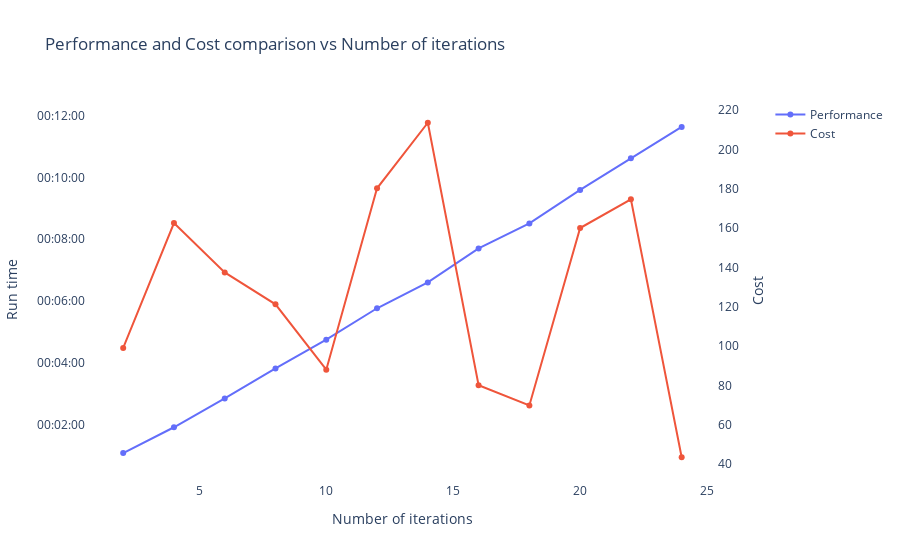

The notebook cell saved with this chart:
### Code cell
fig = make_subplots(specs=[[{"secondary_y": True}]])

fig.add_trace(go.Scatter(x= df3['iteration'], y= pd.to_datetime(df3['execution_time'], unit='s'), name= 'Performance'),secondary_y=False)
fig.add_trace(go.Scatter(x= df3['iteration'], y= abs(df3['best_cost']), name= 'Cost'), secondary_y= True)

fig.update_layout(
    title= 'Performance and Cost comparison vs Number of iterations',
    xaxis= dict(
        showline=True,
        showgrid=False, 
        showticklabels=True,
        title= 'Number of iterations'
    ),
    plot_bgcolor='white',
    yaxis= dict(
        showline= True,
        title= 'Run time',
        tickformat= "%H:%M:%S"
    )
)

fig.update_yaxes(secondary_y= True, title= 'Cost')

### Figure 1 — Plotly figure (JSON) as saved in the notebook; plotly's stock layout.template omitted (floating-point values rounded to 4 significant figures)
{"data": [{"name": "Performance", "type": "scatter", "x": [2, 4, 6, 8, 10, 12, 14, 16, 18, 20, 22, 24], "xaxis": "x", "y": ["1970-01-01T00:01:04.373920+00:00", "1970-01-01T00:01:54.565964+00:00", "1970-01-01T00:02:50.615253+00:00", "1970-01-01T00:03:48.903300+00:00", "1970-01-01T00:04:44.697638+00:00", "1970-01-01T00:05:45.809564+00:00", "1970-01-01T00:06:35.953250+00:00", "1970-01-01T00:07:42.163676+00:00", "1970-01-01T00:08:30.673351+00:00", "1970-01-01T00:09:35.826006+00:00", "1970-01-01T00:10:37.162367+00:00", "1970-01-01T00:11:38.184882+00:00"], "yaxis": "y"}, {"name": "Cost", "type": "scatter", "x": [2, 4, 6, 8, 10, 12, 14, 16, 18, 20, 22, 24], "xaxis": "x", "y": [99.11, 162.5, 137.5, 121.3, 88.04, 180.3, 213.6, 80.13, 69.87, 160.0, 174.7, 43.54], "yaxis": "y2"}], "layout": {"autosize": true, "plot_bgcolor": "white", "title": {"text": "Performance and Cost comparison vs Number of iterations"}, "xaxis": {"anchor": "y", "autorange": true, "domain": [0, 0.94], "range": [0.6508, 25.35], "showgrid": false, "showline": true, "showticklabels": true, "title": {"text": "Number of iterations"}, "type": "linear"}, "yaxis": {"anchor": "x", "autorange": false, "domain": [0, 1], "range": ["1970-01-01 00:00:12.0691", "1970-01-01 00:12:30.4897"], "showline": true, "tickformat": "%H:%M:%S", "title": {"text": "Run time"}, "type": "date"}, "yaxis2": {"anchor": "x", "autorange": true, "overlaying": "y", "range": [29.51, 227.6], "side": "right", "title": {"text": "Cost"}, "type": "linear"}}}
